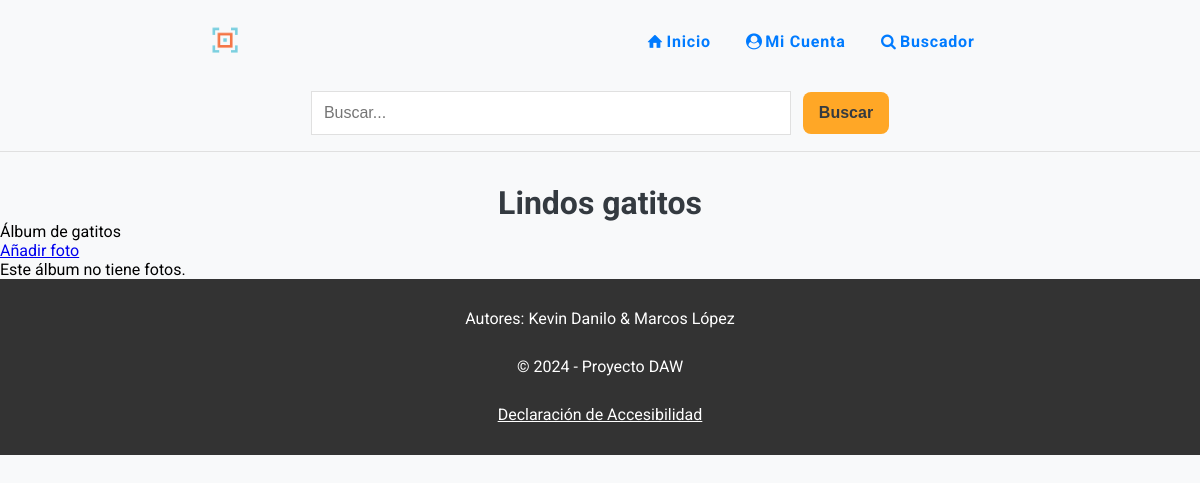
Before: /ver-album.php?id=3 (signed in) with the older database file.
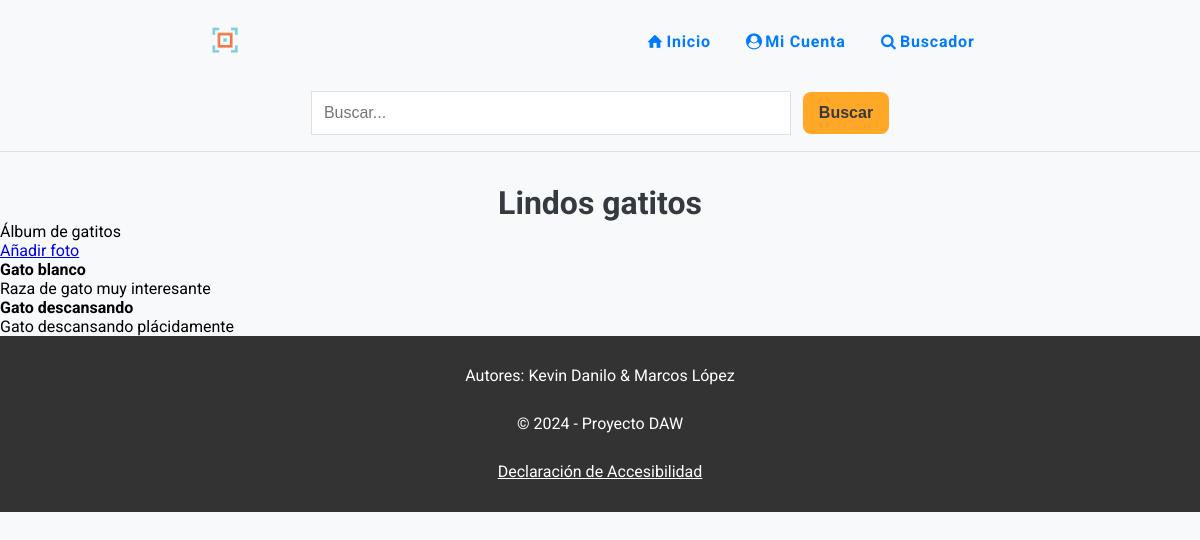
After: the same page with the newer database file.
### tables this page shows
CREATE TABLE `fotos` (
  `idFoto` int(11) NOT NULL,
  `titulo` varchar(255) NOT NULL,
  `descripcion` varchar(500) DEFAULT NULL,
  `fecha` date DEFAULT NULL,
  `pais` int(11) NOT NULL,
  `album` int(11) NOT NULL,
  `fichero` varchar(255) NOT NULL,
  `alternativo` varchar(255) DEFAULT NULL,
  `fRegistro` timestamp NOT NULL DEFAULT current_timestamp() ON UPDATE current_timestamp()
);

### ver-album.php (the view, shortened to what this page needs)
<?php
include "inc/html-start.php";
include "inc/cabecera.php";
include "inc/conexion-db.php";
$albumId = $_GET['id'] ?? null;
$sql = "SELECT * FROM albumes WHERE idAlbum = ?";
$stmt = $conn->prepare($sql);
$stmt->bind_param("i", $albumId);
$stmt->execute();
$album = $stmt->get_result()->fetch_assoc();
$sqlFotos = "SELECT * FROM fotos WHERE album = ?";
$stmtFotos = $conn->prepare($sqlFotos);
$stmtFotos->bind_param("i", $albumId);
$stmtFotos->execute();
$resultFotos = $stmtFotos->get_result();
?>
<main>
  <h1><?= htmlspecialchars($album['titulo']) ?></h1>
  <p><?= htmlspecialchars($album['descripcion']) ?></p>
  <p><a href="subir-foto.php?id=<?= $album['idAlbum'] ?>">Añadir foto</a></p>
  <?php if ($resultFotos->num_rows > 0): ?>
    <ul>
      <?php while ($foto = $resultFotos->fetch_assoc()): ?>
        <li>
          <strong><?= htmlspecialchars($foto['titulo']) ?></strong><br>
          <?= htmlspecialchars($foto['descripcion']) ?>
        </li>
      <?php endwhile; ?>
    </ul>
  <?php else: ?>
    <p>Este álbum no tiene fotos.</p>
  <?php endif; ?>
</main>
<?php
include "inc/pie.php";
include "inc/html-end.php";
?>

Changed rows visible on the page:
added fotos: titulo "Gato blanco", descripcion "Raza de gato muy interesante"
added fotos: titulo "Gato descansando", descripcion "Gato descansando plácidamente"
Other visible differences:
text no longer shown: "Este álbum no tiene fotos."
